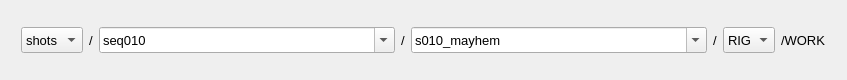
<?xml version="1.0" encoding="UTF-8"?>
<ui version="4.0">
 <class>Form</class>
 <widget class="QWidget" name="Form">
  <property name="geometry">
   <rect>
    <x>0</x>
    <y>0</y>
    <width>847</width>
    <height>80</height>
   </rect>
  </property>
  <property name="windowTitle">
   <string>Form</string>
  </property>
  <layout class="QVBoxLayout" name="verticalLayout">
   <item>
    <layout class="QHBoxLayout" name="horizontalLayout" stretch="0,0,1,0,1,0,0,0">
     <property name="leftMargin">
      <number>10</number>
     </property>
     <property name="rightMargin">
      <number>10</number>
     </property>
     <item>
      <widget class="QComboBox" name="cbxScene">
       <property name="minimumSize">
        <size>
         <width>0</width>
         <height>26</height>
        </size>
       </property>
       <property name="font">
        <font>
         <pointsize>10</pointsize>
        </font>
       </property>
       <property name="editable">
        <bool>false</bool>
       </property>
       <item>
        <property name="text">
         <string>shots</string>
        </property>
       </item>
      </widget>
     </item>
     <item>
      <widget class="QLabel" name="label_4">
       <property name="maximumSize">
        <size>
         <width>5</width>
         <height>16777215</height>
        </size>
       </property>
       <property name="font">
        <font>
         <pointsize>10</pointsize>
        </font>
       </property>
       <property name="text">
        <string>/</string>
       </property>
      </widget>
     </item>
     <item>
      <widget class="QComboBox" name="cbxSet">
       <property name="minimumSize">
        <size>
         <width>0</width>
         <height>26</height>
        </size>
       </property>
       <property name="font">
        <font>
         <pointsize>10</pointsize>
        </font>
       </property>
       <property name="editable">
        <bool>true</bool>
       </property>
       <item>
        <property name="text">
         <string>seq010</string>
        </property>
       </item>
      </widget>
     </item>
     <item>
      <widget class="QLabel" name="lblSet">
       <property name="maximumSize">
        <size>
         <width>5</width>
         <height>16777215</height>
        </size>
       </property>
       <property name="font">
        <font>
         <pointsize>10</pointsize>
        </font>
       </property>
       <property name="text">
        <string>/</string>
       </property>
      </widget>
     </item>
     <item>
      <widget class="QComboBox" name="cbxAsset">
       <property name="minimumSize">
        <size>
         <width>0</width>
         <height>26</height>
        </size>
       </property>
       <property name="font">
        <font>
         <pointsize>10</pointsize>
        </font>
       </property>
       <property name="editable">
        <bool>true</bool>
       </property>
       <item>
        <property name="text">
         <string>s010_mayhem</string>
        </property>
       </item>
      </widget>
     </item>
     <item>
      <widget class="QLabel" name="label_6">
       <property name="maximumSize">
        <size>
         <width>5</width>
         <height>16777215</height>
        </size>
       </property>
       <property name="font">
        <font>
         <pointsize>10</pointsize>
        </font>
       </property>
       <property name="text">
        <string>/</string>
       </property>
      </widget>
     </item>
     <item>
      <widget class="QComboBox" name="cbxTask">
       <property name="minimumSize">
        <size>
         <width>0</width>
         <height>26</height>
        </size>
       </property>
       <property name="font">
        <font>
         <pointsize>10</pointsize>
        </font>
       </property>
       <property name="editable">
        <bool>false</bool>
       </property>
       <item>
        <property name="text">
         <string>RIG</string>
        </property>
       </item>
      </widget>
     </item>
     <item>
      <widget class="QLabel" name="lblStatus">
       <property name="maximumSize">
        <size>
         <width>16777215</width>
         <height>16777215</height>
        </size>
       </property>
       <property name="font">
        <font>
         <pointsize>10</pointsize>
        </font>
       </property>
       <property name="text">
        <string>/WORK</string>
       </property>
       <property name="alignment">
        <set>Qt::AlignLeading|Qt::AlignLeft|Qt::AlignVCenter</set>
       </property>
      </widget>
     </item>
    </layout>
   </item>
  </layout>
 </widget>
 <tabstops>
  <tabstop>cbxAsset</tabstop>
  <tabstop>cbxSet</tabstop>
  <tabstop>cbxTask</tabstop>
  <tabstop>cbxScene</tabstop>
 </tabstops>
 <resources/>
 <connections/>
</ui>
